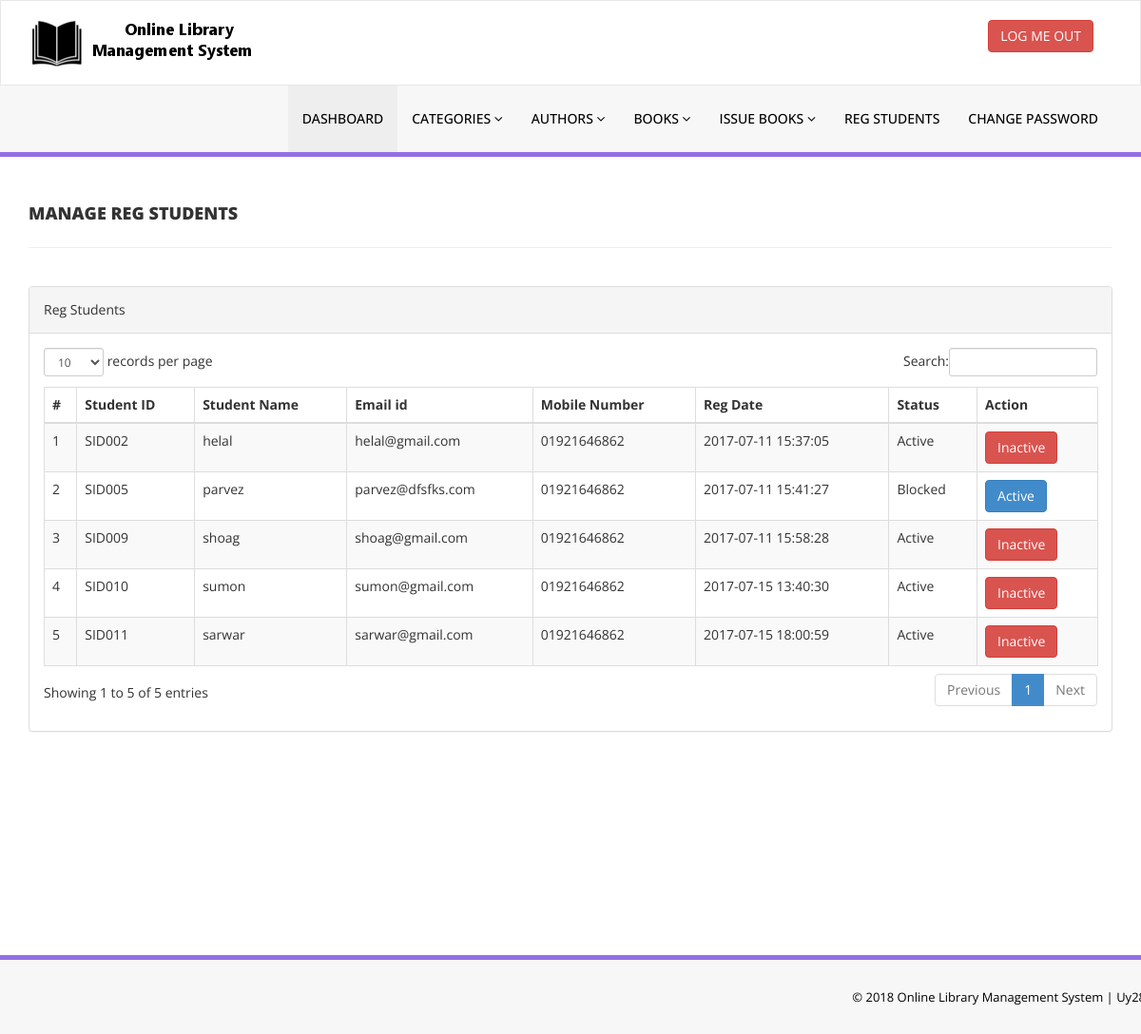
The page /library/admin/reg-students.php (signed in) on the database its author committed.
### tables this page shows
CREATE TABLE `tblstudents` (
  `id` int(11) NOT NULL AUTO_INCREMENT,
  `StudentId` varchar(100) DEFAULT NULL,
  `FullName` varchar(120) DEFAULT NULL,
  `EmailId` varchar(120) DEFAULT NULL,
  `MobileNumber` char(11) DEFAULT NULL,
  `Password` varchar(120) DEFAULT NULL,
  `Status` int(1) DEFAULT NULL,
  `RegDate` timestamp NULL DEFAULT CURRENT_TIMESTAMP,
  `UpdationDate` timestamp NULL DEFAULT NULL ON UPDATE CURRENT_TIMESTAMP,
  PRIMARY KEY (`id`),
  UNIQUE KEY `StudentId` (`StudentId`)
);

### library/admin/reg-students.php (the view, shortened to what this page needs)
<?php
include('includes/config.php');
if(strlen($_SESSION['alogin'])==0)
    {
header('location:index.php');
}
else{
    ?>
<!DOCTYPE html>
<html xmlns="http://www.w3.org/1999/xhtml">
<head>
    <link href="assets/css/bootstrap.css" rel="stylesheet" />
    <link href="assets/css/font-awesome.css" rel="stylesheet" />
    <link href="assets/js/dataTables/dataTables.bootstrap.css" rel="stylesheet" />
    <link href="assets/css/style.css" rel="stylesheet" />
</head>
<body>
<?php include('includes/header.php');?>
    <div class="content-wrapper">
         <div class="container">
        <div class="row pad-botm">
            <div class="col-md-12">
                <h4 class="header-line">Manage Reg Students</h4>
    </div>
        </div>
            <div class="row">
                <div class="col-md-12">
                    <div class="panel panel-default">
                        <div class="panel-heading">
                          Reg Students
                        </div>
                        <div class="panel-body">
                            <div class="table-responsive">
                                <table class="table table-striped table-bordered table-hover" id="dataTables-example">
                                    <thead>
                                        <tr>
                                            <th>#</th>
                                            <th>Student ID</th>
                                            <th>Student Name</th>
                                            <th>Email id </th>
                                            <th>Mobile Number</th>
                                            <th>Reg Date</th>
                                            <th>Status</th>
                                            <th>Action</th>
                                        </tr>
                                    </thead>
                                    <tbody>
<?php $sql = "SELECT * from tblstudents";
$query = $dbh -> prepare($sql);
$query->execute();
$results=$query->fetchAll(PDO::FETCH_OBJ);
$cnt=1;
if($query->rowCount() > 0)
{
foreach($results as $result)
{               ?>
                                        <tr class="odd gradeX">
                                            <td class="center"><?php echo htmlentities($cnt);?></td>
                                            <td class="center"><?php echo htmlentities($result->StudentId);?></td>
                                            <td class="center"><?php echo htmlentities($result->FullName);?></td>
                                            <td class="center"><?php echo htmlentities($result->EmailId);?></td>
                                            <td class="center"><?php echo htmlentities($result->MobileNumber);?></td>
                                             <td class="center"><?php echo htmlentities($result->RegDate);?></td>
                                            <td class="center"><?php if($result->Status==1)
                                            {
                                                echo htmlentities("Active");
                                            } else {
                                            echo htmlentities("Blocked");
}
                                            ?></td>
                                            <td class="center">
<?php if($result->Status==1)
 {?>
<a href="reg-students.php?inid=<?php echo htmlentities($result->id);?>" onclick="return confirm('Are you sure you want to block this student?');"" >  <button class="btn btn-danger"> Inactive</button>
<?php } else {?>
                                            <a href="reg-students.php?id=<?php echo htmlentities($result->id);?>" onclick="return confirm('Are you sure you want to active this student?');""><button class="btn btn-primary"> Active</button>
                                            <?php } ?>
                                            </td>
                                        </tr>
 <?php $cnt=$cnt+1;}} ?>
                                    </tbody>
                                </table>
                            </div>
                        </div>
                    </div>
                </div>
            </div>
    </div>
    </div>
  <?php include('includes/footer.php');?>
</body>
</html>
<?php } ?>

### library/admin/assets/css/style.css (style rules this page uses)
.content-wrapper { margin-top: 40px; min-height:800px; padding-bottom:90px; }
.header-line { font-weight:900; padding-bottom:25px; border-bottom:1px solid #eeeeee; text-transform:uppercase; }
.pad-botm { padding-bottom:30px; }

### rows shown on the page
tblstudents: StudentId "SID002", FullName "helal", EmailId "helal@gmail.com", MobileNumber "01921646862", RegDate "2017-07-11 15:37:05"
tblstudents: StudentId "SID005", FullName "parvez", EmailId "parvez@dfsfks.com", MobileNumber "01921646862", RegDate "2017-07-11 15:41:27"
tblstudents: StudentId "SID009", FullName "shoag", EmailId "shoag@gmail.com", MobileNumber "01921646862", RegDate "2017-07-11 15:58:28"
tblstudents: StudentId "SID010", FullName "sumon", EmailId "sumon@gmail.com", MobileNumber "01921646862", RegDate "2017-07-15 13:40:30"
tblstudents: StudentId "SID011", FullName "sarwar", EmailId "sarwar@gmail.com", MobileNumber "01921646862", RegDate "2017-07-15 18:00:59"
